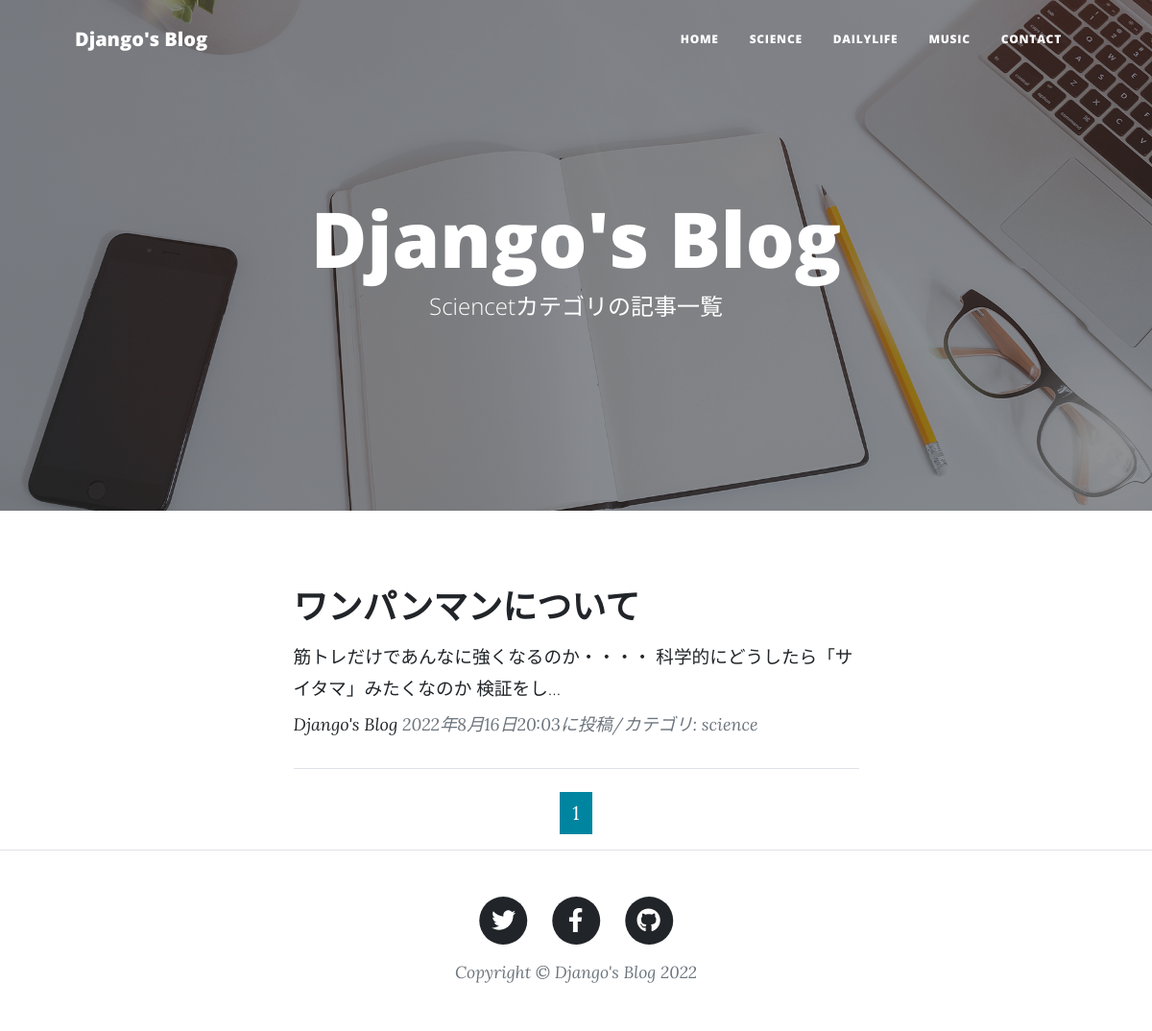
/science-list/, run on the app's committed database.
### blogapp/models.py (models this page shows, shortened)
class BlogPost(models.Model):
    CATEGORY = (('science', '科学について'), ('dailylife', '日常について'), ('music', '音楽について'))
    title = models.CharField(
        verbose_name = 'タイトル', # フィールドタイトル
        max_length=200 # 最大文字数200
        )
    content = models.TextField(
        verbose_name= '本文' # フィールドタイトル
        )
    posted_at = models.DateTimeField(
        verbose_name='カテゴリ', # フィールドタイトル
        auto_now_add=True # 日時自動追加
        )
    category = models.CharField(
        verbose_name= 'カテゴリ', # フィールドタイトル
        max_length=50, choices=CATEGORY # 最大文字数50
        )

### blogapp/views.py (the view)
class ScienceView(ListView):
    template_name ='science_list.html'
    model = BlogPost
    context_object_name = 'science_records'
    queryset = BlogPost.objects.filter(
        category='science').order_by('-posted_at')
    paginate_by = 2

### blogapp/templates/science_list.html (shortened to what this page needs)
{% extends 'base.html' %}
{% load static %}
        {% block header %}
        <header class="masthead"
                style="background-image: url({% static 'assets/img/home-bg.jpg' %})">
            <div class="container position-relative px-4 px-lg-5">
                <div class="row gx-4 gx-lg-5 justify-content-center">
                    <div class="col-md-10 col-lg-8 col-xl-7">
                        <div class="site-heading">
                            <h1>Django's Blog</h1>
                            <span class="subheading">
                                Sciencetカテゴリの記事一覧
                            </span>
                        </div>
                    </div>
                </div>
            </div>
        </header>
        {% endblock %}
        {% block contents %}
        <div class="container px-4 px-lg-5">
            <div class="row gx-4 gx-lg-5 justify-content-center">
                <div class="col-md-10 col-lg-8 col-xl-7">
                {% for record in science_records %}
                    <div class="post-preview">
                        <a href="{% url 'blogapp:blog_detail' record.pk %}">
                            <h2 class="post-title">
                            {{record.title}}</h2>
                            <h3 class="post-subtitle">
                                <span style="font-size : 14pt">
                                {{record.content|truncatechars:50}}
                                </span>
                            </h3>
                        </a>
                        <p class="post-meta">
                            <a href="#">Django's Blog</a>
                            {{record.posted_at}}に投稿/カテゴリ:
                            {{record.category}}</p>
                    </div>
                    <hr class="my-4" />
                    {% endfor %}
                    {% include "pagination.html" %}
                </div>
            </div>
        </div>
        {% endblock %}

### data on the page
BlogPost: title "ワンパンマンについて", content "筋トレだけであんなに強くなるのか・・・・ 科学的にどうしたら「サイタマ」みたくなのか 検証をし…", posted_at "2022年8月16日20:03", category "science"

### other printed values
{{ num }} "1"
